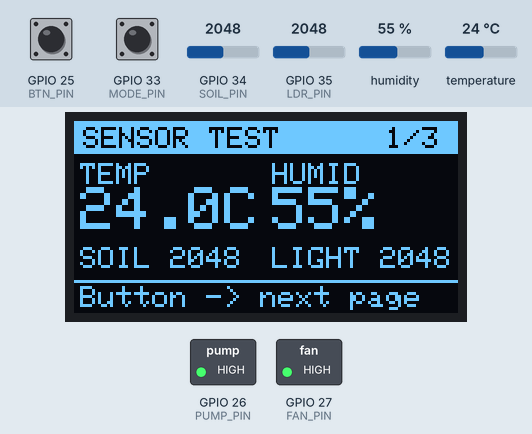
This sketch was run on a simulated ESP32. Shown: 128×64 one-colour display, switched loads named in the sketch (green lamp = pin HIGH). The test bench sets the inputs (shaded band); at power-on: GPIO 25 (BTN_PIN) HIGH, GPIO 34 (SOIL_PIN) = 2048, GPIO 33 (MODE_PIN) HIGH, humidity 55 %, GPIO 35 (LDR_PIN) = 2048, temperature 24 °C. What the sketch prints to the serial monitor is not drawn.

Above: at 1.4 s.
1.5 s: GPIO 25 (BTN_PIN) pulled LOW for 0.15 s
At 2.3 s:
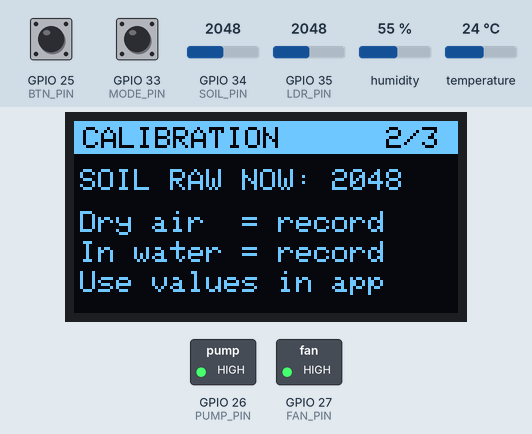
3.3 s: GPIO 34 (SOIL_PIN) set to 2540
At 5.3 s:
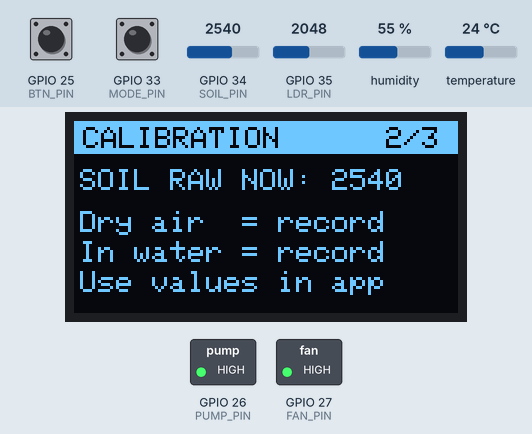
5.7 s: GPIO 25 (BTN_PIN) pulled LOW for 1 s
At 7.4 s:
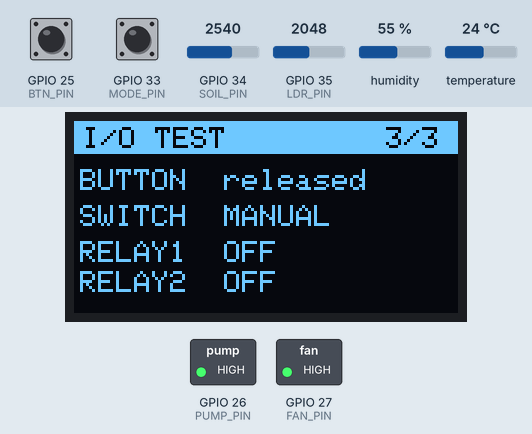
8.4 s: GPIO 33 (MODE_PIN) pulled LOW for 1 s
At 9.3 s:
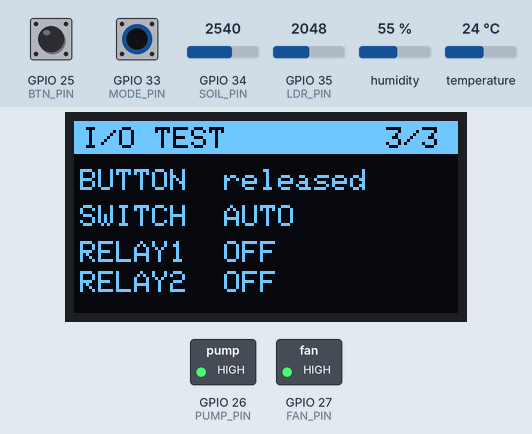
11.1 s: GPIO 25 (BTN_PIN) pulled LOW for 3.2 s
At 12.1 s:
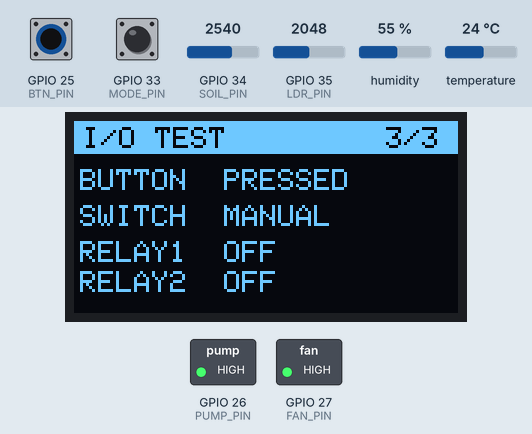
15.9 s: humidity set to 22 %
At 18.3 s:
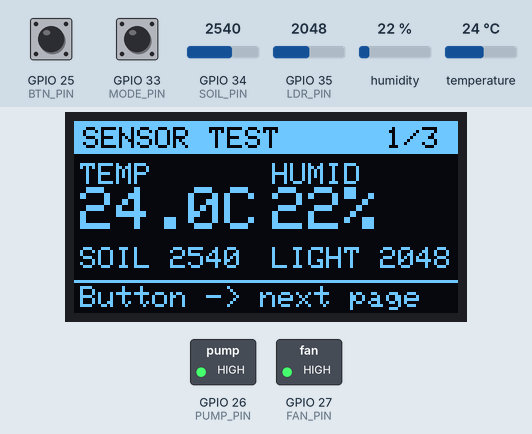
Timing chart, 0 to 19.8 s (numbered marks = the images above; inputs shaded):
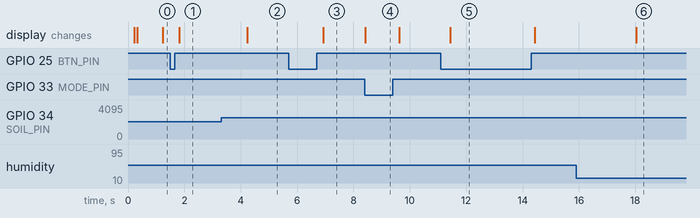

The sketch:

sensor_test.ino
```cpp
/*
 * ESP32 Greenhouse - SENSOR TEST SKETCH
 * ---------------------------------------------------------------------------
 * Use this BEFORE loading the main firmware. It verifies every connection and
 * prints the raw numbers you need for soil-sensor calibration.
 *
 * No WiFi, no libraries beyond: Adafruit GFX + Adafruit SSD1306 + DHT sensor.
 *
 * What to look for in Serial Monitor (115200 baud):
 *   OLED ............ found at 0x3C or 0x3D
 *   DHT11 ........... temperature and humidity update, no "failed" spam
 *   Soil RAW ........ changes a lot between dry air and water
 *   Light RAW ....... changes when you cover the sensor / shine a light
 *   Button .......... "PRESSED" when you press the pump button
 *   Switch .......... AUTO when GPIO33 is shorted to GND, MANUAL otherwise
 *   Relays .......... only tested when RELAY_TEST is set to 1 (see below)
 *
 * Short press the pump button to cycle OLED pages.
 */

#include <Arduino.h>
#include <Wire.h>
#include <Adafruit_GFX.h>
#include <Adafruit_SSD1306.h>
#include <DHT.h>

// --- Set to 1 ONLY with pump/fan DISCONNECTED. Then relays click every 2 s ---
#define RELAY_TEST 0

// --- Pins (same as the main firmware) ---
#define DHTPIN        4
#define DHTTYPE       DHT11
#define SOIL_PIN      34
#define LDR_PIN       35
#define PUMP_PIN      26
#define FAN_PIN       27
#define BTN_PIN       25
#define MODE_PIN      33
#define SOIL_PWR_PIN  -1      // set to 32 if you power the probe from a GPIO
#define OLED_SDA      21
#define OLED_SCL      22

#define RELAY_ACTIVE_LOW true

DHT dht(DHTPIN, DHTTYPE);
Adafruit_SSD1306 oled(128, 64, &Wire, -1);
bool oledReady = false;

float tempC = NAN, humPct = NAN;
int soilRaw = 0, lightRaw = 0;
int page = 0;
const int PAGES = 3;

bool lastRaw = false, stable = false;
unsigned long changedAt = 0, pressedAt = 0;
unsigned long lastRead = 0, lastDht = 0, lastDraw = 0, lastRelay = 0;
bool relayState = false;

void relayWrite(int pin, bool on) {
  bool level = RELAY_ACTIVE_LOW ? !on : on;
  digitalWrite(pin, level ? HIGH : LOW);
}

void scanI2C() {
  Serial.println(F("--- I2C scan ---"));
  int found = 0;
  for (uint8_t addr = 1; addr < 127; addr++) {
    Wire.beginTransmission(addr);
    uint8_t err = Wire.endTransmission();
    if (err == 0) {
      Serial.printf("  device at 0x%02X\n", addr);
      found++;
    }
  }
  if (!found) Serial.println(F("  NO I2C DEVICES FOUND - check SDA/SCL and OLED power"));
}

void setup() {
  Serial.begin(115200);
  delay(200);
  Serial.println(F("\n=== ESP32 Greenhouse sensor test ==="));

  pinMode(PUMP_PIN, OUTPUT); pinMode(FAN_PIN, OUTPUT);
  relayWrite(PUMP_PIN, false); relayWrite(FAN_PIN, false);
  pinMode(BTN_PIN, INPUT_PULLUP);
  pinMode(MODE_PIN, INPUT_PULLUP);

  Wire.begin(OLED_SDA, OLED_SCL);
  scanI2C();
  for (uint8_t addr : {(uint8_t)0x3C, (uint8_t)0x3D}) {
    if (oled.begin(SSD1306_SWITCHCAPVCC, addr)) {
      oledReady = true;
      Serial.printf("OLED ready at 0x%02X\n", addr);
      break;
    }
  }
  if (!oledReady) Serial.println(F("WARNING: OLED not detected"));

  dht.begin();
  lastDht = millis() - 3000UL;

  Serial.println(F("\nWaiting for readings..."));
  Serial.println(F("--------------------------------------------------------------"));
}

void handleButton() {
  bool raw = (digitalRead(BTN_PIN) == LOW);
  if (raw != lastRaw) { lastRaw = raw; changedAt = millis(); }
  if (millis() - changedAt < 45UL) return;
  if (raw != stable) {
    stable = raw;
    if (raw) {
      pressedAt = millis();
      Serial.println(F("BUTTON: PRESSED"));
    } else {
      page = (page + 1) % PAGES;
      Serial.print(F("BUTTON: released after "));
      Serial.print(millis() - pressedAt);
      Serial.println(F(" ms -> next OLED page"));
    }
  }
}

void draw() {
  if (!oledReady) return;
  oled.clearDisplay();
  oled.setTextColor(WHITE);
  oled.setTextSize(1);

  oled.fillRect(0, 0, 128, 11, WHITE);
  oled.setTextColor(BLACK);
  oled.setCursor(3, 2);
  oled.print(page == 0 ? F("SENSOR TEST") : page == 1 ? F("CALIBRATION") : F("I/O TEST"));
  oled.setCursor(104, 2);
  oled.print(String(page + 1) + "/" + String(PAGES));
  oled.setTextColor(WHITE);

  if (page == 0) {
    oled.setCursor(2, 14); oled.print(F("TEMP"));
    oled.setCursor(66, 14); oled.print(F("HUMID"));
    oled.setTextSize(2);
    oled.setCursor(2, 22); oled.print(String(tempC, 1) + "C");
    oled.setCursor(66, 22); oled.print(String(humPct, 0) + "%");
    oled.setTextSize(1);
    oled.setCursor(2, 42); oled.print(F("SOIL ")); oled.print(soilRaw);
    oled.setCursor(66, 42); oled.print(F("LIGHT ")); oled.print(lightRaw);
    oled.drawLine(0, 53, 127, 53, WHITE);
    oled.setCursor(2, 55); oled.print(F("Button -> next page"));
  } else if (page == 1) {
    oled.setCursor(2, 16); oled.print(F("SOIL RAW NOW: ")); oled.print(soilRaw);
    oled.setCursor(2, 30); oled.print(F("Dry air  = record"));
    oled.setCursor(2, 40); oled.print(F("In water = record"));
    oled.setCursor(2, 50); oled.print(F("Use values in app"));
  } else {
    bool sw = (digitalRead(MODE_PIN) == LOW);
    oled.setCursor(2, 16); oled.print(F("BUTTON  ")); oled.print(stable ? F("PRESSED") : F("released"));
    oled.setCursor(2, 28); oled.print(F("SWITCH  ")); oled.print(sw ? F("AUTO") : F("MANUAL"));
    oled.setCursor(2, 40); oled.print(F("RELAY1  ")); oled.print(relayState ? F("ON") : F("OFF"));
    oled.setCursor(2, 50); oled.print(F("RELAY2  ")); oled.print(relayState ? F("ON") : F("OFF"));
  }
  oled.display();
}

void loop() {
  unsigned long now = millis();
  handleButton();

  if (now - lastDht >= 2500UL) {
    lastDht = now;
    float t = dht.readTemperature();
    float h = dht.readHumidity();
    if (!isnan(t)) tempC = t;
    if (!isnan(h)) humPct = h;
    if (isnan(t) || isnan(h)) Serial.println(F("DHT11: read failed (check pull-up / wiring)"));
  }

  if (now - lastRead >= 1000UL) {
    lastRead = now;
    if (SOIL_PWR_PIN >= 0) {
      pinMode(SOIL_PWR_PIN, OUTPUT);
      digitalWrite(SOIL_PWR_PIN, HIGH);
      delay(30);
    }
    soilRaw = analogRead(SOIL_PIN);
    if (SOIL_PWR_PIN >= 0) digitalWrite(SOIL_PWR_PIN, LOW);
    lightRaw = analogRead(LDR_PIN);

    Serial.print(F("T="));   Serial.print(tempC, 1);
    Serial.print(F("C  H=")); Serial.print(humPct, 0);
    Serial.print(F("%  SoilRAW=")); Serial.print(soilRaw);
    Serial.print(F("  LightRAW=")); Serial.print(lightRaw);
    Serial.print(F("  Btn=")); Serial.print(digitalRead(BTN_PIN) == LOW ? F("PRESS") : F("----"));
    Serial.print(F("  Sw=")); Serial.print(digitalRead(MODE_PIN) == LOW ? F("AUTO") : F("MAN"));
    Serial.println();
  }

#if RELAY_TEST
  if (now - lastRelay >= 2000UL) {
    lastRelay = now;
    relayState = !relayState;
    relayWrite(PUMP_PIN, relayState);
    relayWrite(FAN_PIN, relayState);
    Serial.print(F("RELAY TEST -> ")); Serial.println(relayState ? F("ON") : F("OFF"));
  }
#endif

  if (now - lastDraw >= 300UL) { lastDraw = now; draw(); }
}
```

Measured:
- after the input at 1.5 s, the display: changes after 0.33 s (image 1)
- after the input at 3.3 s, the display: changes after 0.93 s (image 2)
- after the input at 5.7 s, the display: changes after 1.2 s (image 3)
- after the input at 8.4 s, the display: changes at once (image 4)
- after the input at 11.1 s, the display: changes after 0.33 s (image 5)
- after the input at 15.9 s, the display: changes after 2.1 s (image 6)
